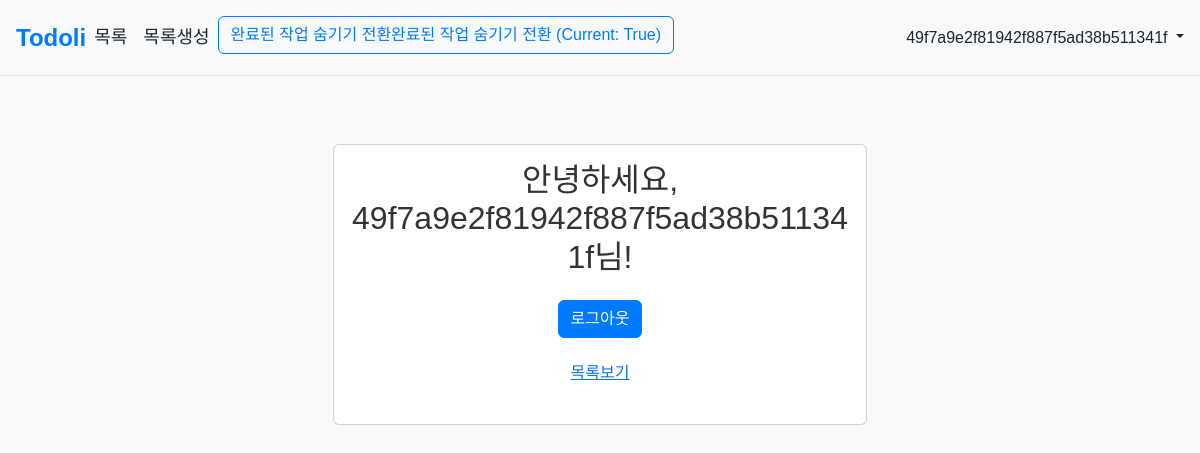
The app's page / (signed in) with its own data.
### accounts/models.py (models this page shows)
class CustomUser(AbstractUser):
	pass

### lists/models.py (models this page shows)
class FrontendOptions(models.Model):
	user = models.OneToOneField(settings.AUTH_USER_MODEL, on_delete=models.CASCADE, related_name='frontend_options')
	hide_finished_tasks = models.BooleanField(default=False)
	@classmethod
	def get(cls, user):
		try:
			frontend_options = cls.objects.get(user=user)
		except cls.DoesNotExist:
			frontend_options = cls.objects.create(user=user)
		return frontend_options

### pages/views.py (the view)
# urls.py: path("", HomePageView.as_view(), name="home"),
class HomePageView(TemplateView):
	template_name = "home.html"

### lists/templatetags/frontend_options_extras.py (called while the page is built)
@register.filter
def get_hide_finished_tasks(user):
    frontend_options = FrontendOptions.get(user)
    return frontend_options.hide_finished_tasks

### templates/home.html (shortened to what this page needs)
{% extends "base.html" %}
{% block content %}
  <div class="container">
    <div class="row justify-content-center">
      <div class="col-md-6">
        <div class="card mt-5">
          <div class="card-body text-center">
            {% if user.is_authenticated %}
            <h2 class="mb-4">안녕하세요, {{ user.username }}님!</h2>
            <p><a href="{% url 'logout' %}" class="btn btn-primary">로그아웃</a></p>
            {% else %}
            <p class="mb-4">로그인하지 않았습니다</p>
            <p><a href="{% url 'login' %}" class="btn btn-primary">로그인</a> |
              <a href="{% url 'signup' %}" class="btn btn-outline-primary">회원가입</a></p>
            {% endif %}
            <p><a href="{% url 'list_list' %}" class="btn btn-link">목록보기</a></p>
          </div>
        </div>
      </div>
    </div>
  </div>
{% endblock content %}

### templates/base.html (shortened to what this page needs)
<!DOCTYPE html>
<html>
<head>
  <link href="https://cdn.jsdelivr.net/npm/bootstrap@5.2.3/dist/css/bootstrap.min.css" rel="stylesheet"
>
</head>
<body>
  <header class="p-3 mb-3 border-bottom">
    <div class="d-flex flex-wrap align-items-center justify-content-center justify-content-lg-start">
      <a class="navbar-brand" href="{% url 'home' %}">Todoli</a>
      <ul class="nav col-12 col-lg-auto me-lg-auto mb-2 justify-content-center mb-md-0">
        <li><a href="{% url 'list_list' %}" class="nav-link px-2 link-dark">목록</a></li>
        {% if user.is_authenticated %}
        <li><a href="{% url 'list_new' %}" class="nav-link px-2 link-dark">목록생성</a></li>
        <li>
          <form method="post" action="{% url 'toggle_hide_finished_tasks' %}">
            <button type="submit" class="btn btn-outline-primary">
              완료된 작업 숨기기 전환완료된 작업 숨기기 전환
              (Current:
              {% load frontend_options_extras %}
              {{ request.user|get_hide_finished_tasks }})
            </button>
          </form>
        </li>
        </ul>
        <div class="dropdown text-end">
          <a href="#" class="d-block link-dark text-decoration-none dropdown-toggle" id="dropdownUser1"
            data-bs-toggle="dropdown" aria-expanded="false">
            {{ user.username }}
          </a>
        </div>
        {% else %}
        </ul>
        <div class="text-end">
          <a href="{% url 'login' %}" class="btn btn-outline-primary me-2">로그인</a>
          <a href="{% url 'signup' %}" class="btn btn-primary">회원가입</a>
        </div>
        {% endif %}
      </div>
  </header>
  <main>
    <div class="container">
      {% block content %}
      {% endblock content %}
    </div>
  </main>
</body>
</html>

### templates/base.html (style rules this page uses)
body { background-color: #f8f9fa; font-family: Arial, sans-serif; color: #333; }
.navbar-brand { font-size: 24px; font-weight: bold; color: #007bff; text-decoration: none; }
.nav-link { font-size: 18px; color: #007bff; text-decoration: none; }
.container { margin-top: 20px; }
p { font-size: 18px; line-height: 1.5; }
.btn-outline-primary { color: #007bff; border-color: #007bff; }
.btn-primary { background-color: #007bff; border-color: #007bff; }

### records on screen
CustomUser: user|get_hide_finished_tasks "True", username "49f7a9e2f81942f887f5ad38b511341f"
